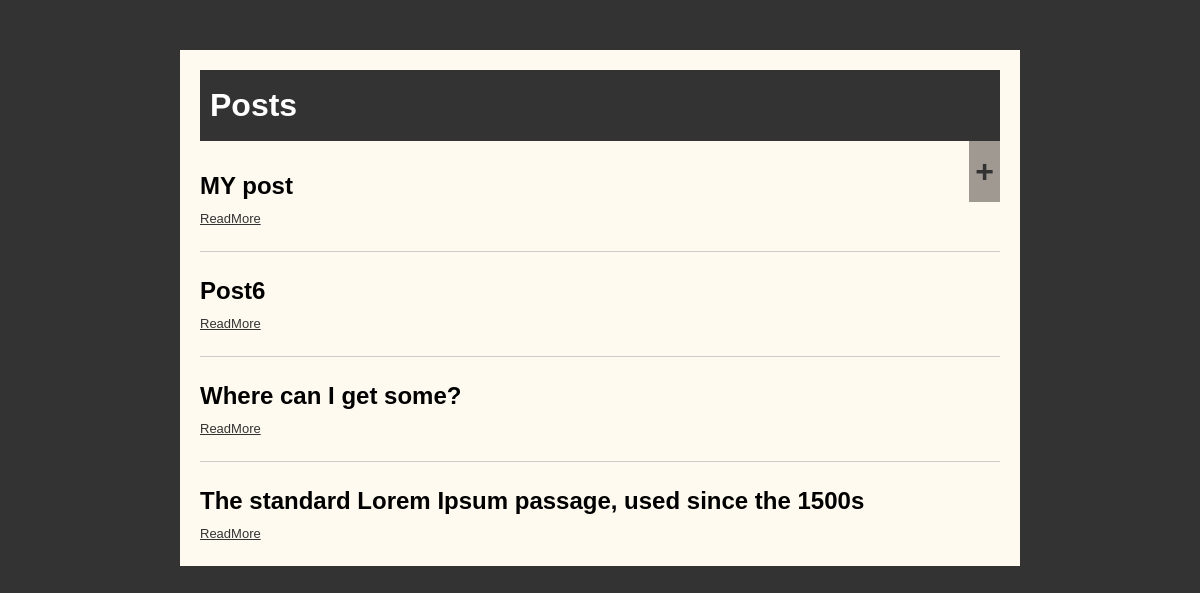
The page / on the database its author committed.
### blog/models.py (models this page shows)
class Post(models.Model):
    title = models.CharField(max_length=200)
    content = models.TextField()
    publication_date = models.DateTimeField(auto_now_add=True)

### blog/views.py (the view)
# urls.py: path('', views.index, name='post_list'),
def index(request):
    posts = Post.objects.all()
    return render(request, 'blog/index.html', {'posts': posts})

### blog/templates/blog/index.html
{% extends 'base_generic.html' %}
{% block content %}
  <a class="fcc-btn " href="{% url 'post_new'%}"><h1>+</h1></a>
  <br>
  {% for post in posts %}
    <div class="post-preview">
      <h2>{{ post.title }}</h2>
      <a class="a" href="{% url 'post_detail' pk=post.pk %}">ReadMore</a>
    </div>
    {% if not forloop.last %}
      <div class="post-separator"></div>
    {% endif %}
  {% endfor %}
{% endblock %}

### blog/templates/base_generic.html (shortened to what this page needs)
{% load static %}
<!DOCTYPE html>
<html lang="en">
<head>
    <link rel="stylesheet" href="{% static 'css/styles.css' %}">
</head>
<body>
    <div class="container">
        <header>
            <h1><a href="{% url 'post_list' %}">Posts</a></h1>
        </header>
        <main>
            {% block content %}{% endblock %}
        </main>
    </div>
</body>
</html>

### blog/static/css/styles.css (style rules this page uses)
body, h1, h2, p { margin: 0; padding: 0; }
body { font-family: Arial, sans-serif; background: #333; line-height: 1.6; }
.post-separator { border-top: 1px solid #ccc; margin-top: 20px; padding-top: 20px; }
.fcc-btn { text-decoration: none; background-color: rgb(159, 153, 146); color: #333; padding: 5px 6px; float: right; }
.a { text-decoration:underline; color: #333; padding: 5px auto; font-size:13px; }
.container { max-width: 800px; background-color:floralwhite; margin: 0 auto; margin-top: 50px; padding: 20px; }
header { background-color: #333; color: #fff; padding: 10px; }
h1 a { color: #fff; text-decoration: none; }

### rows shown on the page
Post: title "MY post"
Post: title "Post6"
Post: title "Where can I get some?"
Post: title "The standard Lorem Ipsum passage, used since the 1500s"
